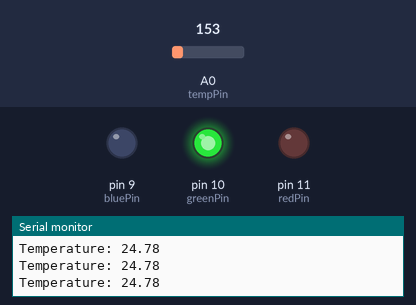
Recording of a sketch running on a simulated Arduino Uno, built with avr-gcc and run on an emulated ATmega328P. Parts: output pins drawn as LEDs (lit = HIGH), the last lines printed to the serial monitor. The test bench sets the inputs (shaded band); at power-on: A0 (tempPin) = 153.

Above: at 1.3 s.
1.4 s: A0 (tempPin) set to 177
At 2.4 s:
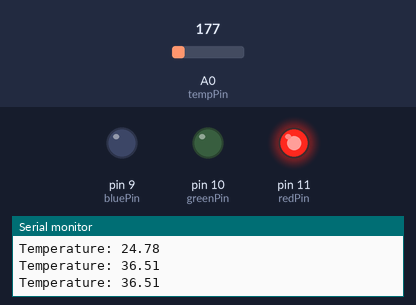
3.0 s: A0 (tempPin) set to 114
At 3.6 s:
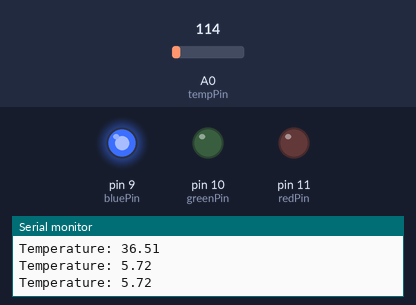
4.5 s: A0 (tempPin) set to 127
6.0 s: A0 (tempPin) set to 140
At 7.2 s:
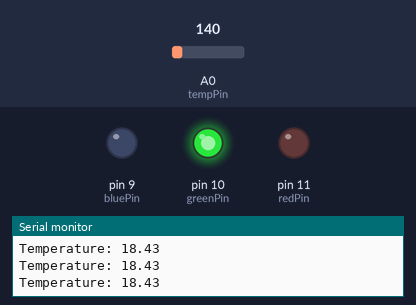
7.5 s: A0 (tempPin) set to 165
At 8.5 s:
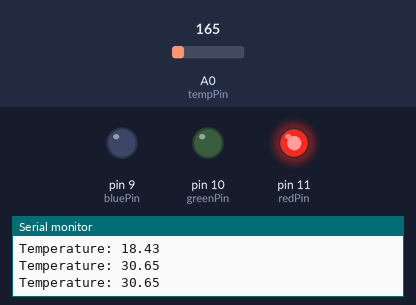
Timing chart, 0 to 10.0 s (numbered marks = the images above; inputs shaded):
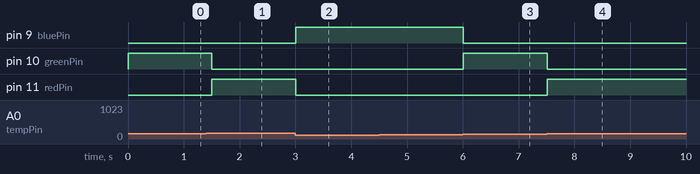

Measured:
- the behaviour switches between 163 and 164 on A0 (tempPin) (found by bisection; images 0 and 1)
- the behaviour switches between 132 and 133 on A0 (tempPin) (found by bisection; images 2 and 3)
- after the input at 1.4 s, pin 10 (greenPin): HIGH → LOW after 0.10 s; pin 11 (redPin): LOW → HIGH after 0.10 s
- after the input at 3.0 s, pin 9 (bluePin): LOW → HIGH at once; pin 11 (redPin): HIGH → LOW at once
- after the input at 6.0 s, pin 9 (bluePin): HIGH → LOW at once; pin 10 (greenPin): LOW → HIGH at once
- after the input at 7.5 s, pin 10 (greenPin): HIGH → LOW at once; pin 11 (redPin): LOW → HIGH at once

The sketch:

temperature_monitor.ino
```cpp
int tempPin = A0;

int redPin = 11;
int greenPin = 10;
int bluePin = 9;

void setup() {
  pinMode(redPin, OUTPUT);
  pinMode(greenPin, OUTPUT);
  pinMode(bluePin, OUTPUT);

  Serial.begin(9600);
}

void loop() {

  int sensorValue = analogRead(tempPin);

  float voltage = sensorValue * (5.0 / 1023.0);
  float temperature = (voltage - 0.5) * 100;

  Serial.print("Temperature: ");
  Serial.println(temperature);

  if (temperature < 15) {
    digitalWrite(redPin, LOW);
    digitalWrite(greenPin, LOW);
    digitalWrite(bluePin, HIGH);
  }
  else if (temperature <= 30) {
    digitalWrite(redPin, LOW);
    digitalWrite(greenPin, HIGH);
    digitalWrite(bluePin, LOW);
  }
  else {
    digitalWrite(redPin, HIGH);
    digitalWrite(greenPin, LOW);
    digitalWrite(bluePin, LOW);
  }

  delay(500);
}
```
